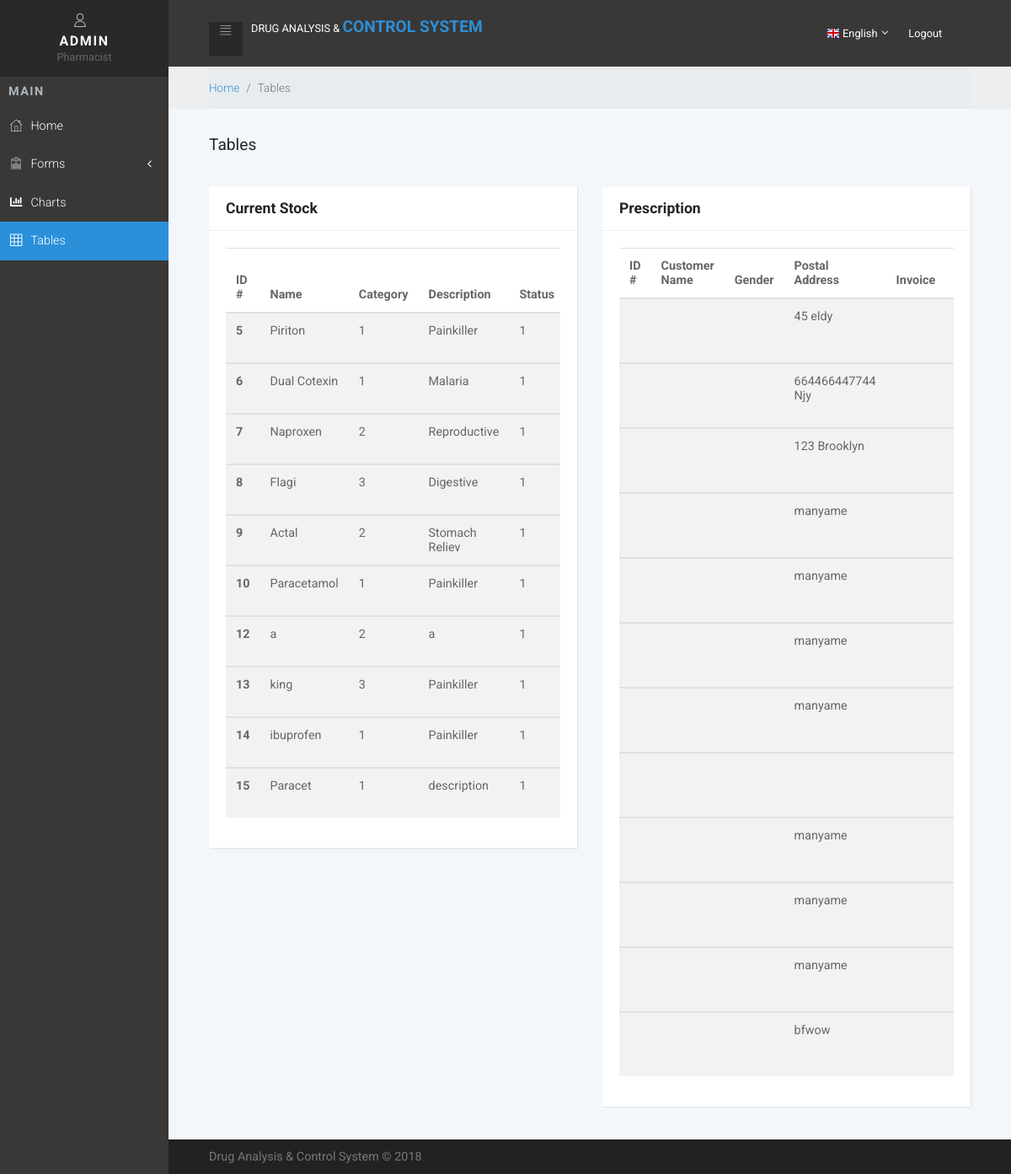
Screenshot of /old/pharmacy_tables.php (signed in) with the database file from the repository.
### tables this page shows
CREATE TABLE `stock` (
  `stock_id` tinyint(5) NOT NULL,
  `drug_name` varchar(20) NOT NULL,
  `category` int(11) NOT NULL,
  `description` varchar(50) NOT NULL,
  `supplier` int(11) NOT NULL,
  `quantity` decimal(10,0) NOT NULL,
  `total` int(11) NOT NULL,
  `cost` decimal(10,0) NOT NULL,
  `price` decimal(10,2) NOT NULL,
  `status` int(11) NOT NULL DEFAULT 1,
  `controlled` int(11) NOT NULL,
  `Blocked` int(11) NOT NULL,
  `date_supplied` date NOT NULL,
  `expiry` date NOT NULL
);

CREATE TABLE `prescription` (
  `id` tinyint(5) NOT NULL,
  `patient_id` int(11) NOT NULL,
  `postal_address` varchar(20) NOT NULL,
  `phone` varchar(12) NOT NULL,
  `date` timestamp NOT NULL DEFAULT current_timestamp(),
  `status` int(11) NOT NULL DEFAULT 1,
  `used` int(11) NOT NULL DEFAULT 0
);

### old/pharmacy_tables.php (the view, shortened to what this page needs)
<?php
if(isset($_SESSION['username'])){
$user=$_SESSION['username'];
}else{
header("location:http://".$_SERVER['HTTP_HOST'].dirname($_SERVER['PHP_SELF'])."/index.php");
exit();
}
?>
<!DOCTYPE html>
<html>
  <head>
    <link rel="stylesheet" href="vendor/bootstrap/css/bootstrap.min.css">
    <link rel="stylesheet" href="vendor/font-awesome/css/font-awesome.min.css">
    <link rel="stylesheet" href="https://use.fontawesome.com/releases/v5.3.1/css/all.css">
    <link rel="stylesheet" href="css/fontastic.css">
    <link rel="stylesheet" href="css/grasp_mobile_progress_circle-1.0.0.min.css">
    <link rel="stylesheet" href="vendor/malihu-custom-scrollbar-plugin/jquery.mCustomScrollbar.css">
    <link rel="stylesheet" href="css/style.blue.css" id="theme-stylesheet">
    <link rel="stylesheet" href="css/custom.css">
  </head>
  <body>
    <nav class="side-navbar">
      <div class="side-navbar-wrapper">
        <div class="sidenav-header d-flex align-items-center justify-content-center">
          <div class="sidenav-header-inner text-center"><i class="icon-user"></i>
            <h2 class="h5"><?php echo $user;?></h2><span>Pharmacist</span>
          </div>
        </div>
        <div class="main-menu">
          <h5 class="sidenav-heading">Main</h5>
          <ul id="side-main-menu" class="side-menu list-unstyled">
            <li><a href="pharmacist.php"> <i class="icon-home"></i>Home                             </a></li>
            <li><a href="#exampledropdownDropdown" aria-expanded="false" data-toggle="collapse"> <i class="icon-form"></i>Forms </a>
            </li>
            <li><a href="charts.php"> <i class="fa fa-bar-chart"></i>Charts                             </a></li>
            <li class="active"><a href="pharmacy_tables.php"> <i class="icon-grid"></i>Tables                             </a></li>
          </ul>
        </div>
      </div>
    </nav>
    <div class="page">
      <header class="header">
        <nav class="navbar">
          <div class="container-fluid">
            <div class="navbar-holder d-flex align-items-center justify-content-between">
              <div class="navbar-header"><a id="toggle-btn" href="#" class="menu-btn"><i class="icon-bars"> </i></a><a href="pharmacist.php" class="navbar-brand">
                  <div class="brand-text d-none d-md-inline-block"><span>Drug Analysis</span>&nbsp&&nbsp<strong class="text-primary">Control System</strong></div></a></div>
              <ul class="nav-menu list-unstyled d-flex flex-md-row align-items-md-center">
                <li class="nav-item dropdown"><a id="languages" rel="nofollow" data-target="#" href="#" data-toggle="dropdown" aria-haspopup="true" aria-expanded="false" class="nav-link language dropdown-toggle"><img src="img/flags/16/GB.png" alt="English"><span class="d-none d-sm-inline-block">English</span></a>
                </li>
                <li class="nav-item"><a href="logout.php" class="nav-link logout"> <span class="d-none d-sm-inline-block">Logout</span><i class="fa fa-sign-out"></i></a></li>
              </ul>
            </div>
          </div>
        </nav>
      </header>
      <div class="breadcrumb-holder">
        <div class="container-fluid">
          <ul class="breadcrumb">
            <li class="breadcrumb-item"><a href="pharmacist.php">Home</a></li>
            <li class="breadcrumb-item active">Tables       </li>
          </ul>
        </div>
      </div>
      <section>
        <div class="container-fluid">
          <header>
            <h1 class="h3 display">Tables            </h1>
          </header>
          <div class="row">
            <div class="col-lg-6">
              <div class="card">
                <div class="card-header">
                  <h4>Current Stock</h4>
                </div>
                <div class="card-body">
                  <div class="table-responsive">
                    <?php
                    $result = mysql_query("SELECT * FROM stock") or die(mysql_error());
                    echo '<table class="table table-striped table-hover">';
                      echo "<thead>
                        <tr>
                          <th>ID #</th>
                          <th>Name</th>
                          <th>Category</th>
                          <th>Description</th>
                          <th>Status</th>
                          <th>Date Supplied</th>
                          <th>Expiry (Days Left)</th>
                        </tr>
                      </thead>";
                      while ($row = mysql_fetch_array($result)) {
                      echo "<tbody>";
                        echo "<tr>";
                          echo '<th scope="row">' . $row['stock_id'] . '</th>';
                          echo '<td>' .$row['drug_name']. '</td>';
                          echo '<td>' .$row['category']. '</td>';
                          echo '<td>' .$row['description']. '</td>';
                          echo '<td>' .$row['status']. '</td>';
                          ?>
                        </tr>
                      </tbody>
                      <?php
                      }
                    echo "</table>";
                    ?>
                  </div>
                </div>
              </div>
            </div>
            <div class="col-lg-6">
              <div class="card">
                <div class="card-header">
                  <h4>Prescription</h4>
                </div>
                <div class="card-body">
                  <div class="table-responsive">
                    <?php
                    $result = mysql_query("SELECT * FROM prescription") or die(mysql_error());
                    echo '<table class="table table-striped table-hover">';
                      echo "<thead>
                        <tr>
                          <th>ID #</th>
                          <th>Customer Name</th>
                          <th>Gender</th>
                          <th>Postal Address</th>
                          <th>Invoice</th>
                          <th>Phone Number</th>
                          <th>Date</th>
                        </tr>
                      </thead>";
                      while ($row = mysql_fetch_array($result)) {
                      echo "<tbody>";
                        echo "<tr>";
                          echo '<th scope="row">' . $row['prescription_id'] . '</th>';
                          echo '<td>' .$row['customer_name']. '</td>';
                          echo '<td>' .$row['sex']. '</td>';
                          echo '<td>' .$row['postal_address']. '</td>';
                          echo '<td>' .$row['invoice_id']. '</td>';
                          echo '<td>' .$row['phone']. '</td>';
                          ?>
                        </tr>
                      </tbody>
                      <?php
                      }
                    echo "</table>";
                    ?>
                  </div>
                </div>
              </div>
            </div>
          </div>
        </div>
      </section>
      <footer class="main-footer">
        <div class="container-fluid">
          <div class="row">
            <div class="col-sm-6">
              <p>Drug Analysis & Control System &copy; 2018</p>
            </div>
          </div>
        </div>
      </footer>
    </div>
  </body>
</html>

### rows the page displays
stock: stock_id "5", drug_name "Piriton", category "1", description "Painkiller", status "1"
stock: stock_id "6", drug_name "Dual Cotexin", category "1", description "Malaria", status "1"
stock: stock_id "7", drug_name "Naproxen", category "2", description "Reproductive", status "1"
stock: stock_id "8", drug_name "Flagi", category "3", description "Digestive", status "1"
stock: stock_id "9", drug_name "Actal", category "2", description "Stomach Reliev", status "1"
stock: stock_id "10", drug_name "Paracetamol", category "1", description "Painkiller", status "1"
stock: stock_id "12", drug_name "a", category "2", description "a", status "1"
stock: stock_id "13", drug_name "king", category "3", description "Painkiller", status "1"
stock: stock_id "14", drug_name "ibuprofen", category "1", description "Painkiller", status "1"
stock: stock_id "15", drug_name "Paracet", category "1", description "description", status "1"
prescription: postal_address "45 eldy"
prescription: postal_address "664466447744 Njy"
prescription: postal_address "123 Brooklyn"
prescription: postal_address "manyame"
prescription: postal_address "manyame"
prescription: postal_address "manyame"
prescription: postal_address "manyame"
prescription: postal_address "manyame"
prescription: postal_address "manyame"
prescription: postal_address "manyame"
prescription: postal_address "bfwow"

### other values shown
$user "ADMIN"
